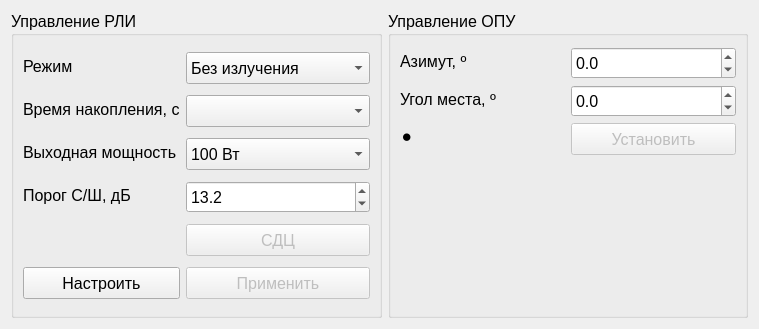
    <widget class="QWidget" name="tab_Revision">
     <attribute name="title">
      <string>📡</string>
     </attribute>
     <layout class="QGridLayout" name="gridLayout_4">
      <item row="0" column="1">
       <widget class="QGroupBox" name="groupBox_Rotator">
        <property name="sizePolicy">
         <sizepolicy hsizetype="Fixed" vsizetype="MinimumExpanding">
          <horstretch>0</horstretch>
          <verstretch>0</verstretch>
         </sizepolicy>
        </property>
        <property name="minimumSize">
         <size>
          <width>360</width>
          <height>200</height>
         </size>
        </property>
        <property name="maximumSize">
         <size>
          <width>400</width>
          <height>500</height>
         </size>
        </property>
        <property name="font">
         <font>
          <pointsize>12</pointsize>
         </font>
        </property>
        <property name="title">
         <string>Управление ОПУ</string>
        </property>
        <property name="flat">
         <bool>false</bool>
        </property>
        <layout class="QGridLayout" name="gridLayout_2">
         <item row="5" column="2">
          <widget class="QPushButton" name="pushButton_RotatorSet_1">
           <property name="enabled">
            <bool>false</bool>
           </property>
           <property name="minimumSize">
            <size>
             <width>81</width>
             <height>32</height>
            </size>
           </property>
           <property name="maximumSize">
            <size>
             <width>250</width>
             <height>27</height>
            </size>
           </property>
           <property name="font">
            <font>
             <pointsize>12</pointsize>
            </font>
           </property>
           <property name="text">
            <string>Установить</string>
           </property>
          </widget>
         </item>
         <item row="6" column="2">
          <spacer name="verticalSpacer">
           <property name="orientation">
            <enum>Qt::Vertical</enum>
           </property>
           <property name="sizeType">
            <enum>QSizePolicy::Fixed</enum>
           </property>
           <property name="sizeHint" stdset="0">
            <size>
             <width>20</width>
             <height>153</height>
            </size>
           </property>
          </spacer>
         </item>
         <item row="4" column="2">
          <widget class="QDoubleSpinBox" name="doubleSpinBox_Elevation_1">
           <property name="minimumSize">
            <size>
             <width>0</width>
             <height>32</height>
            </size>
           </property>
           <property name="maximumSize">
            <size>
             <width>16777215</width>
             <height>27</height>
            </size>
           </property>
           <property name="font">
            <font>
             <pointsize>12</pointsize>
            </font>
           </property>
           <property name="decimals">
            <number>1</number>
           </property>
           <property name="minimum">
            <double>-180.000000000000000</double>
           </property>
           <property name="maximum">
            <double>180.000000000000000</double>
           </property>
          </widget>
         </item>
         <item row="5" column="1">
          <widget class="QLabel" name="label_RotationProgress_1">
           <property name="font">
            <font>
             <pointsize>12</pointsize>
            </font>
           </property>
           <property name="text">
            <string>⚫</string>
           </property>
           <property name="scaledContents">
            <bool>false</bool>
           </property>
          </widget>
         </item>
         <item row="4" column="1">
          <widget class="QLabel" name="label_Elevation">
           <property name="font">
            <font>
             <pointsize>12</pointsize>
            </font>
           </property>
           <property name="text">
            <string>Угол места, º</string>
           </property>
          </widget>
         </item>
         <item row="1" column="1">
          <widget class="QLabel" name="label_Azimuth">
           <property name="font">
            <font>
             <pointsize>12</pointsize>
            </font>
           </property>
           <property name="text">
            <string>Азимут, º</string>
           </property>
          </widget>
         </item>
         <item row="1" column="2">
          <widget class="QDoubleSpinBox" name="doubleSpinBox_Azimuth_1">
           <property name="minimumSize">
            <size>
             <width>0</width>
             <height>32</height>
            </size>
           </property>
           <property name="maximumSize">
            <size>
             <width>16777215</width>
             <height>27</height>
            </size>
           </property>
           <property name="font">
            <font>
             <pointsize>12</pointsize>
            </font>
           </property>
           <property name="decimals">
            <number>1</number>
           </property>
           <property name="minimum">
            <double>-360.000000000000000</double>
           </property>
           <property name="maximum">
            <double>360.000000000000000</double>
           </property>
          </widget>
         </item>
        </layout>
       </widget>
      </item>
      <item row="0" column="0">
       <widget class="QGroupBox" name="groupBox_RliSettings">
        <property name="sizePolicy">
         <sizepolicy hsizetype="MinimumExpanding" vsizetype="MinimumExpanding">
          <horstretch>0</horstretch>
          <verstretch>0</verstretch>
         </sizepolicy>
        </property>
        <property name="minimumSize">
         <size>
          <width>360</width>
          <height>200</height>
         </size>
        </property>
        <property name="maximumSize">
         <size>
          <width>400</width>
          <height>500</height>
         </size>
        </property>
        <property name="font">
         <font>
          <pointsize>12</pointsize>
         </font>
        </property>
        <property name="title">
         <string>Управление РЛИ</string>
        </property>
        <layout class="QGridLayout" name="gridLayout">
         <item row="0" column="0">
          <widget class="QLabel" name="label_RliMode">
           <property name="sizePolicy">
            <sizepolicy hsizetype="Minimum" vsizetype="Preferred">
             <horstretch>0</horstretch>
             <verstretch>0</verstretch>
            </sizepolicy>
           </property>
           <property name="font">
            <font>
             <pointsize>12</pointsize>
            </font>
           </property>
           <property name="text">
            <string>Режим</string>
           </property>
          </widget>
         </item>
         <item row="2" column="0">
          <widget class="QLabel" name="label_OutputPower">
           <property name="sizePolicy">
            <sizepolicy hsizetype="Minimum" vsizetype="Preferred">
             <horstretch>0</horstretch>
             <verstretch>0</verstretch>
            </sizepolicy>
           </property>
           <property name="font">
            <font>
             <pointsize>12</pointsize>
            </font>
           </property>
           <property name="text">
            <string>Выходная мощность</string>
           </property>
          </widget>
         </item>
         <item row="2" column="1">
          <widget class="QComboBox" name="comboBox_Power_1">
           <property name="minimumSize">
            <size>
             <width>0</width>
             <height>32</height>
            </size>
           </property>
           <property name="maximumSize">
            <size>
             <width>16777215</width>
             <height>27</height>
            </size>
           </property>
           <property name="font">
            <font>
             <pointsize>12</pointsize>
            </font>
           </property>
           <item>
            <property name="text">
             <string>100 Вт</string>
            </property>
           </item>
           <item>
            <property name="text">
             <string>50 Вт</string>
            </property>
           </item>
           <item>
            <property name="text">
             <string>25 Вт</string>
            </property>
           </item>
          </widget>
         </item>
         <item row="4" column="1">
          <widget class="QPushButton" name="pushButton_SDC">
           <property name="enabled">
            <bool>false</bool>
           </property>
           <property name="minimumSize">
            <size>
             <width>81</width>
             <height>32</height>
            </size>
           </property>
           <property name="maximumSize">
            <size>
             <width>250</width>
             <height>27</height>
            </size>
           </property>
           <property name="font">
            <font>
             <pointsize>12</pointsize>
            </font>
           </property>
           <property name="text">
            <string>СДЦ</string>
           </property>
           <property name="checkable">
            <bool>true</bool>
           </property>
          </widget>
         </item>
         <item row="5" column="1">
          <widget class="QPushButton" name="pushButton_ApplyRliMode_1">
           <property name="enabled">
            <bool>false</bool>
           </property>
           <property name="minimumSize">
            <size>
             <width>81</width>
             <height>32</height>
            </size>
           </property>
           <property name="maximumSize">
            <size>
             <width>250</width>
             <height>27</height>
            </size>
           </property>
           <property name="font">
            <font>
             <pointsize>12</pointsize>
            </font>
           </property>
           <property name="text">
            <string>Применить</string>
           </property>
          </widget>
         </item>
         <item row="1" column="0">
          <widget class="QLabel" name="label_Scale">
           <property name="sizePolicy">
            <sizepolicy hsizetype="Minimum" vsizetype="Preferred">
             <horstretch>0</horstretch>
             <verstretch>0</verstretch>
            </sizepolicy>
           </property>
           <property name="font">
            <font>
             <pointsize>12</pointsize>
            </font>
           </property>
           <property name="text">
            <string>Время накопления, с</string>
           </property>
          </widget>
         </item>
         <item row="3" column="0">
          <widget class="QLabel" name="label_SNR">
           <property name="sizePolicy">
            <sizepolicy hsizetype="Minimum" vsizetype="Preferred">
             <horstretch>0</horstretch>
             <verstretch>0</verstretch>
            </sizepolicy>
           </property>
           <property name="font">
            <font>
             <pointsize>12</pointsize>
            </font>
           </property>
           <property name="text">
            <string>Порог С/Ш, дБ</string>
           </property>
          </widget>
         </item>
         <item row="5" column="0">
          <widget class="QPushButton" name="pushButton_RestoreDefaultsRli_1">
           <property name="minimumSize">
            <size>
             <width>0</width>
             <height>32</height>
            </size>
           </property>
           <property name="maximumSize">
            <size>
             <width>250</width>
             <height>27</height>
            </size>
           </property>
           <property name="font">
            <font>
             <pointsize>12</pointsize>
            </font>
           </property>
           <property name="text">
            <string>Настроить</string>
           </property>
           <property name="checkable">
            <bool>true</bool>
           </property>
          </widget>
         </item>
         <item row="0" column="1">
          <widget class="QComboBox" name="comboBox_WorkMode_1">
           <property name="minimumSize">
            <size>
             <width>0</width>
             <height>32</height>
            </size>
           </property>
           <property name="maximumSize">
            <size>
             <width>16777215</width>
             <height>27</height>
            </size>
           </property>
           <property name="font">
            <font>
             <pointsize>12</pointsize>
            </font>
           </property>
           <item>
            <property name="text">
             <string>Без излучения</string>
            </property>
           </item>
           <item>
            <property name="text">
             <string>Непрерывный</string>
            </property>
           </item>
           <item>
            <property name="text">
             <string>Число зондирований</string>
            </property>
           </item>
          </widget>
         </item>
         <item row="3" column="1">
          <widget class="QDoubleSpinBox" name="doubleSpinBox_minSNR_1">
           <property name="minimumSize">
            <size>
             <width>0</width>
             <height>32</height>
            </size>
           </property>
           <property name="maximumSize">
            <size>
             <width>16777215</width>
             <height>27</height>
            </size>
           </property>
           <property name="font">
            <font>
             <pointsize>12</pointsize>
            </font>
           </property>
           <property name="decimals">
            <number>1</number>
           </property>
           <property name="minimum">
            <double>-100.000000000000000</double>
           </property>
           <property name="singleStep">
            <double>0.100000000000000</double>
           </property>
           <property name="value">
            <double>13.199999999999999</double>
           </property>
          </widget>
         </item>
         <item row="1" column="1">
          <widget class="QComboBox" name="comboBox_Scales_1">
           <property name="minimumSize">
            <size>
             <width>0</width>
             <height>32</height>
            </size>
           </property>
           <property name="maximumSize">
            <size>
             <width>16777215</width>
             <height>27</height>
            </size>
           </property>
           <property name="font">
            <font>
             <pointsize>12</pointsize>
            </font>
           </property>
          </widget>
         </item>
        </layout>
       </widget>
      </item>
     </layout>
    </widget>
